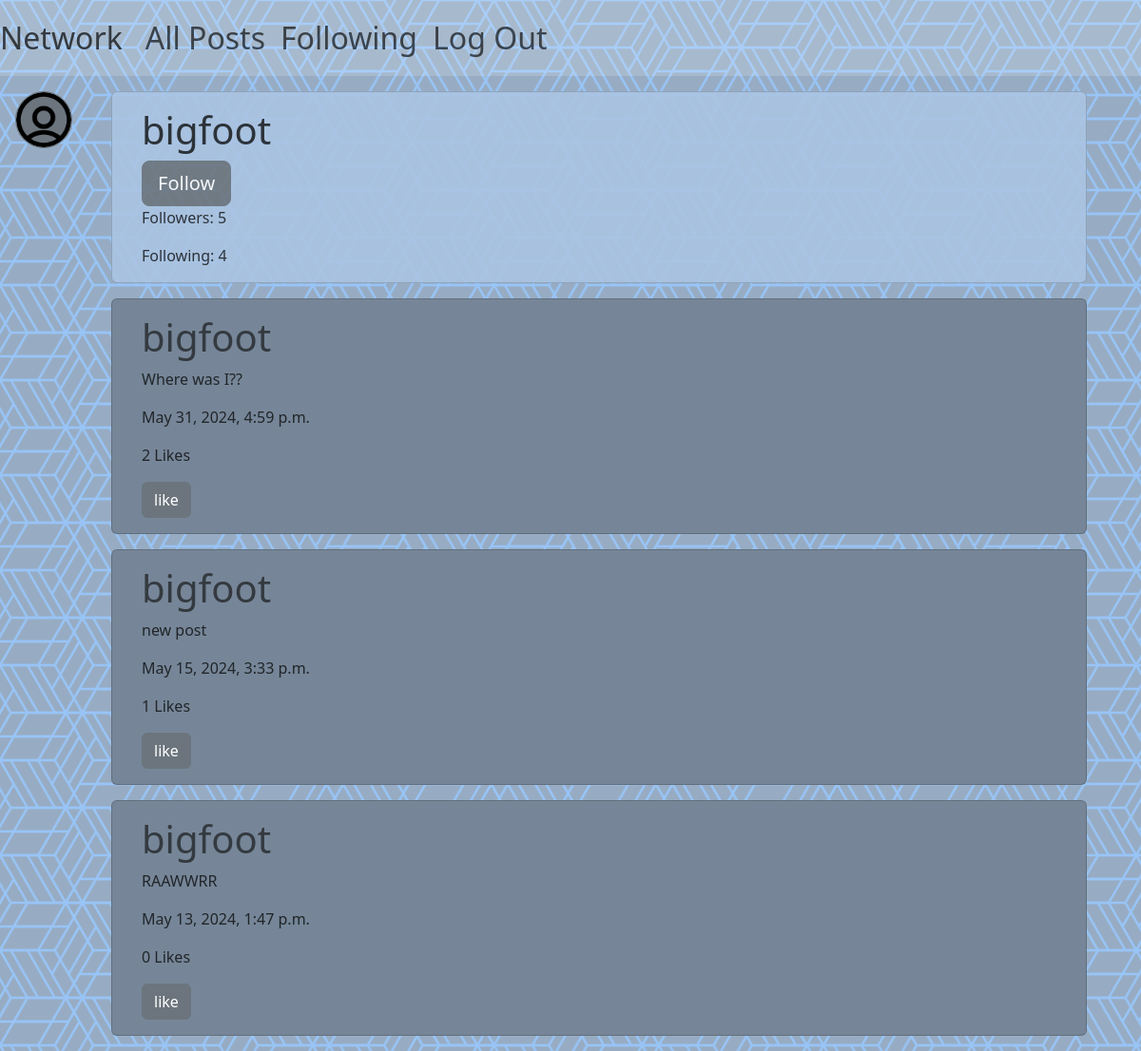
The page /profile/4 (signed in) on the database as committed earlier.
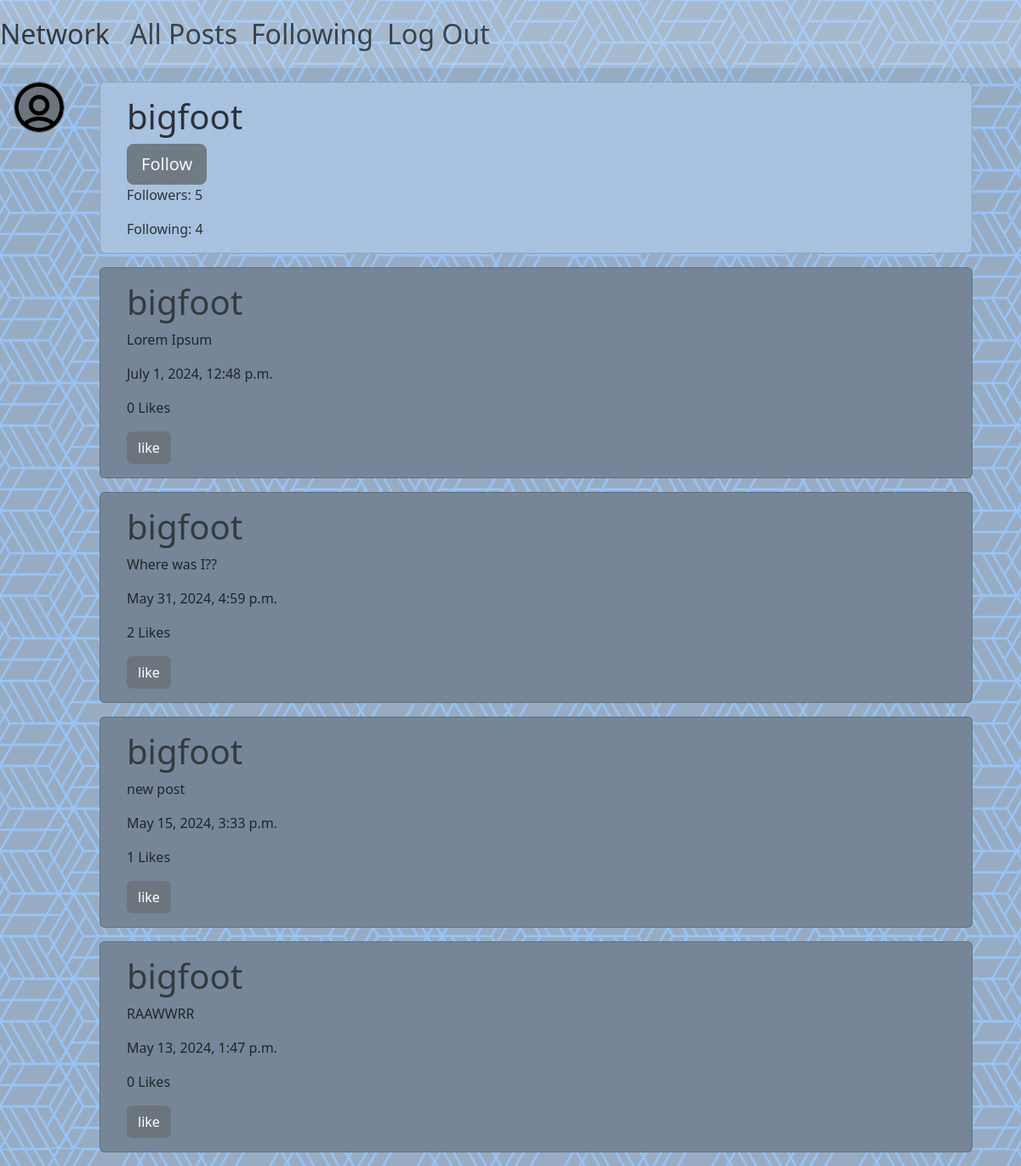
The same page on the database as committed later.
### network/models.py (models this page shows, shortened)
class Post(models.Model):
    user = models.ForeignKey('User', on_delete=models.CASCADE, blank=True, null=True)
    text = models.CharField(max_length=255, blank=True)
    timestamp = models.DateTimeField(auto_now_add=True)
    likes = models.ManyToManyField('User', related_name='liked', blank=True)

class User(AbstractUser):
    followers = models.ManyToManyField('self', related_name='following', symmetrical=False, blank=True)
    def __str__(self):
        return self.username

### network/views.py (the view)
# urls.py: path("profile/<int:id>", views.user_profile, name="profile"),
def user_profile(request, id):
    if request.method == "GET":
        target_user = User.objects.get(pk=id)
        posts = Post.objects.filter(user=id)
        page_number = request.GET.get('page', 1)
        by_time = posts.order_by("-timestamp").all()
        paginator = Paginator(by_time,7)
        page_posts = paginator.get_page(page_number)
        logged_in = request.user
        followers = target_user.followers.all()
        following = target_user.following.all()
        is_following = logged_in in followers
        return render(request, "network/profile.html", {
            "posts":page_posts,
            "target_user": target_user,
            "logged_in": logged_in,
            "followers": followers.count(),
            "following": following.count(),
            "is_following": is_following,
        })
    elif request.method == "POST":
       follow = target_user.followers.add(logged_in)
       follow.save()
    return JsonResponse({'message': 'User followed successfully'})

### network/templates/network/profile.html (shortened to what this page needs)
{% extends "network/layout.html" %}
{% load static %}
{% block body %}
<div class="card profile-header my-3 ">
    <div class="card-body">
    <h1 class="card-title">{{ target_user }}</h1>
    {% if target_user != logged_in %}
        {% if user.is_authenticated %}
            {% if is_following %}
                <button class="followButton btn btn-secondary" onclick="followUser(event,'{{ target_user.id }}')">Following</button>
            {% else %}
                <button class="followButton btn btn-secondary btn-lg" onclick="followUser(event,'{{ target_user.id }}')">Follow</button>
            {% endif %}
        {% endif %}
    {% endif %}
    <p class="card-text">Followers: {{ followers }}</p>
    <p class="card-text">Following: {{ following }}</p>
</div>
</div>
<div>
    {% for post in posts %}
    <div class="card postcard mb-3" id="post-{{ post.id }}" >
        <div class="card-body">
        <h1><a href="/profile/{{ post.user.id }}"> {{ post.user.username }}</a></h1>
        <p class="post-text">{{ post.text }}</p>
        <p>{{ post.timestamp }}</p>
        <p id="like-count-{{ post.id }}" >{{ post.likes.count }} Likes</p>
        <button class="btn btn-secondary  like-button" id="like-button-{{ post.id }}" data-post-id="{{ post.id }}" >like</button>
        </div>
        </div>
    {% endfor %}
</div>
{% endblock %}

Rows that differ between the two databases and show on the page:
added Post: user.username "bigfoot", text "Lorem Ipsum", timestamp "July 1, 2024, 12:48 p.m.", likes.count "0"
